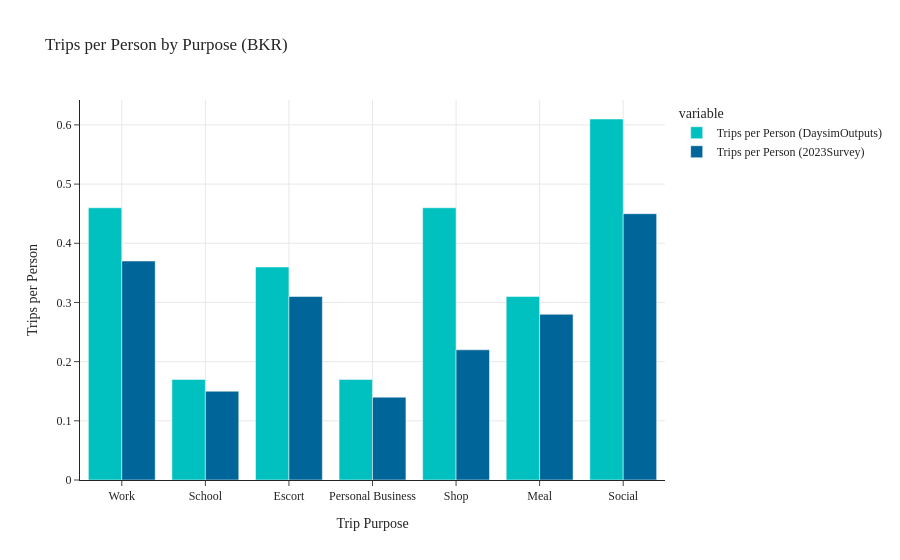

Write notebook code for a chart like this one.
### Code cell
trips_per_ps_by_purp(data1=data_daysim_bkr, data2=data_survey_bkr, tag='BKR')

### Figure 1 — Plotly figure (JSON) as saved in the notebook; plotly's stock layout.template omitted (floating-point values rounded to 4 significant figures)
{"data": [{"alignmentgroup": "True", "hovertemplate": "variable=Trips per Person (DaysimOutputs)<br>Trip Purpose=%{x}<br>value=%{y}<extra></extra>", "legendgroup": "Trips per Person (DaysimOutputs)", "marker": {"color": "#00C0C0", "pattern": {"shape": ""}}, "name": "Trips per Person (DaysimOutputs)", "offsetgroup": "Trips per Person (DaysimOutputs)", "orientation": "v", "showlegend": true, "textposition": "auto", "type": "bar", "x": ["Work", "School", "Escort", "Personal Business", "Shop", "Meal", "Social"], "xaxis": "x", "y": [0.46, 0.17, 0.36, 0.17, 0.46, 0.31, 0.61], "yaxis": "y"}, {"alignmentgroup": "True", "hovertemplate": "variable=Trips per Person (2023Survey)<br>Trip Purpose=%{x}<br>value=%{y}<extra></extra>", "legendgroup": "Trips per Person (2023Survey)", "marker": {"color": "#006598", "pattern": {"shape": ""}}, "name": "Trips per Person (2023Survey)", "offsetgroup": "Trips per Person (2023Survey)", "orientation": "v", "showlegend": true, "textposition": "auto", "type": "bar", "x": ["Work", "School", "Escort", "Personal Business", "Shop", "Meal", "Social"], "xaxis": "x", "y": [0.37, 0.15, 0.31, 0.14, 0.22, 0.28, 0.45], "yaxis": "y"}], "layout": {"barmode": "group", "legend": {"title": {"text": "variable"}, "tracegroupgap": 0}, "title": {"text": "Trips per Person by Purpose (BKR)"}, "xaxis": {"anchor": "y", "domain": [0.0, 1.0], "showgrid": true, "title": {"text": "Trip Purpose"}}, "yaxis": {"anchor": "x", "domain": [0.0, 1.0], "showgrid": true, "title": {"text": "Trips per Person"}}}}
